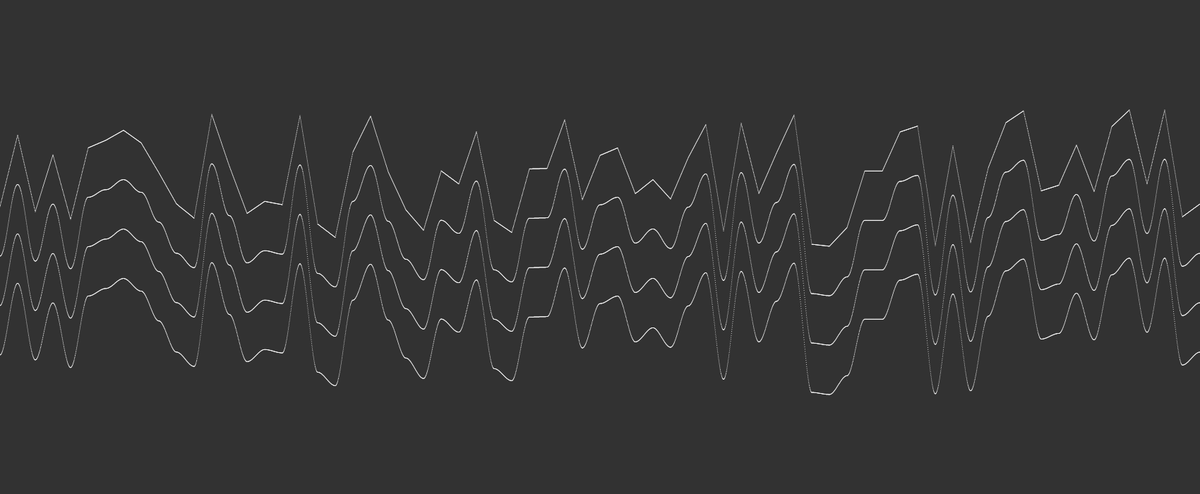
Frame 1 (no input)
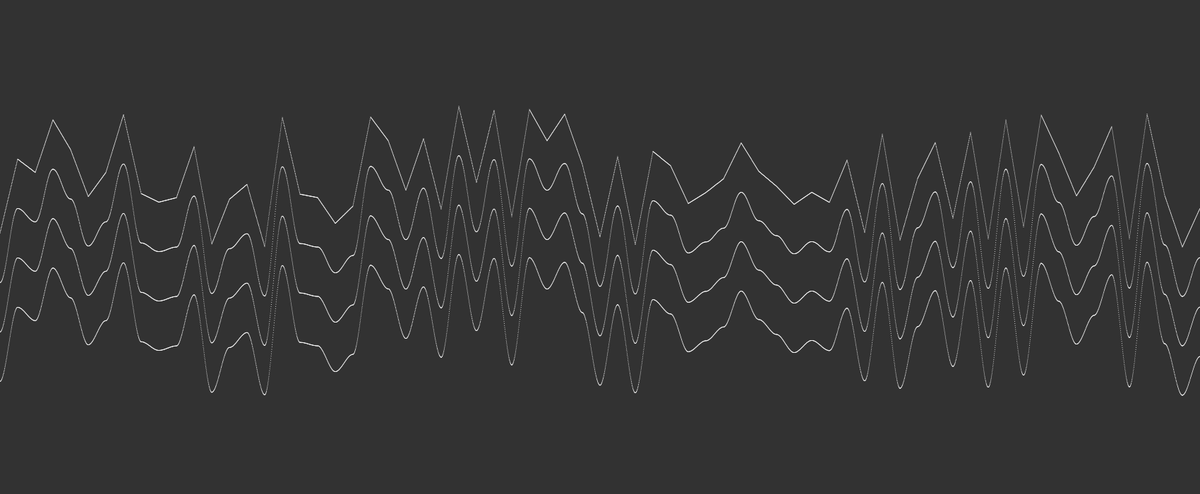
Frame 2 (the mouse pressed at the canvas centre, redrawn once)

The p5.js sketch that drew these frames (run headless with seeded random() and noise() and a simulated clock; the mouse was pressed at the canvas centre and the sketch redrawn once):

// p5.js sketch
// ── sketch.js


function setup() {
  createCanvas(1700, 700);
  noLoop();

}


function draw() {
  background(50);

  Plotter();
}


function Plotter() {

  let space = 25;

  stroke(255);
  strokeWeight(1);
  arrayX = [];
  arrayY = [];
  for (i = 0; i <= width / space; i++) {
    arrayX.push(i * space);
    arrayY.push(random(150, 350));
  }
  console.log(arrayX);
  console.log(arrayY)

  for (i = 0; i < arrayY.length - 1; i++) {
    let t;
    let steps = 80;
    for (j = 0; j < steps; j++) {
      t = 1 / steps * j;
      let x = arrayX[i] + t * space;
      let y = myLerp(t, arrayY[i], arrayY[i + 1])
      let cosY = myCosLerp(t, arrayY[i], arrayY[i + 1])
      let smoothY = mySmoothLerp(t, arrayY[i], arrayY[i + 1])
      let smootherY = mySmoothLerp(t, arrayY[i], arrayY[i + 1])
      point(x, y);
      point(x, cosY + 70);
      point(x, smoothY + 140);
      point(x, smootherY + 210);
      console.log(x, y)
    }
    // line(x, myLerp(x, arrayY[i],arrayY[i]), x1, myLerp(x1, arrayY[i+1],arrayY[i+1]));
    // line(x, myCosLerp(arrayY[x], arrayY[i]), x1, myCosLerp(arrayY[x+1], arrayY[i+1]));
    // point(x, myCosLerp(arrayY[i], arrayY[i+1]));
    // point(arrayX[i]*0.1, myLerp(i * 0.01, arrayY[i],arrayY[i]))
  }
}

function myCosLerp(t, y0, y1) {
  return (0.5 * (1-cos(t*PI)))*(y1-y0) + y0;
}

function mySmoothLerp(t, y0, y1){
  //  y=3x2−2x3
  return (3*t**2-2*t**3)*(y1-y0) + y0;
}

function mySmootherLerp(t, y0, y1){
  //  y=6x5−15x4+10x3
  return (6*t**5-15*x**4+10*x**3)*(y1-y0) + y0;
}

function myLerp(t, y0, y1) {
  return y0 * (1 - t) + t * y1;
}
